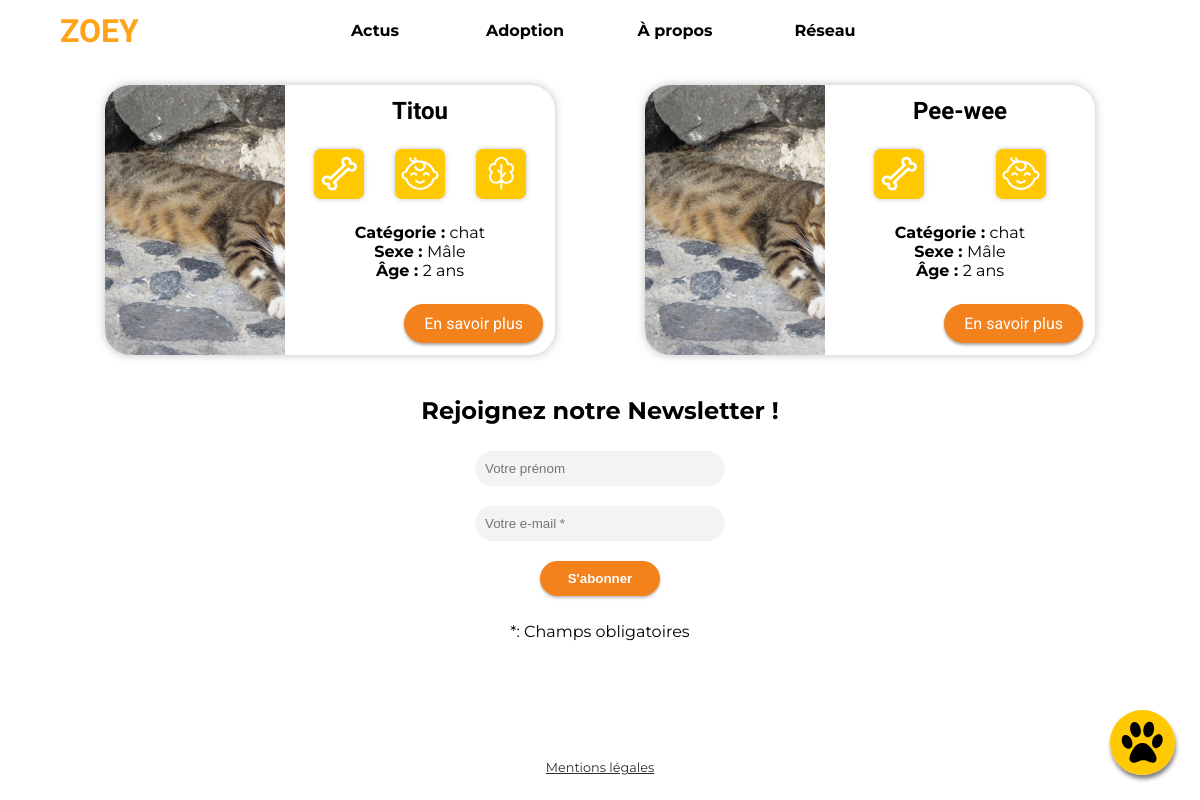
/old/prod_adoption/index.php?action=adoption, run on an earlier commit of the app's database.
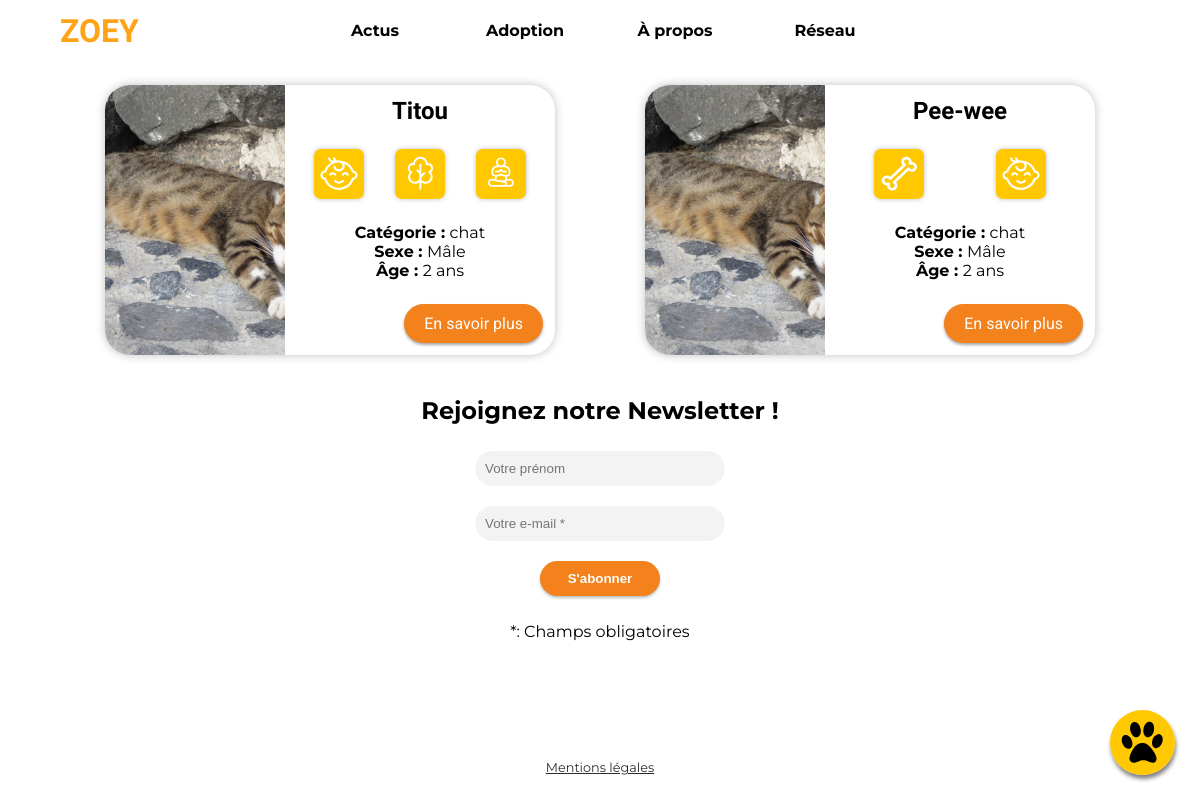
And on a later commit of the database.
### tables this page shows
CREATE TABLE `animal_a_adopter` (
  `idanimal_a_adopter` int(11) NOT NULL,
  `nom` varchar(45) DEFAULT NULL,
  `sexe` tinyint(1) NOT NULL,
  `photo` varchar(45) DEFAULT NULL,
  `description` mediumtext DEFAULT NULL,
  `date_anniversaire` date DEFAULT NULL,
  `refuge_idrefuge` int(11) NOT NULL,
  `idtype` int(11) DEFAULT NULL
);

CREATE TABLE `badge` (
  `idbadge` int(11) NOT NULL,
  `nom` varchar(45) DEFAULT NULL,
  `url_icone` varchar(45) DEFAULT NULL,
  `titre` varchar(255) NOT NULL,
  `description` text NOT NULL
);

CREATE TABLE `types_animaux` (
  `idtypes_animaux` int(11) NOT NULL,
  `nom` varchar(45) DEFAULT NULL,
  `url_icone` varchar(45) DEFAULT NULL
);

### old/prod_adoption/controller/controller.php (called while the page is built, shortened)
<?php
    require_once(BASE_URL . "model/model.php");
    function printAdoption(){
        $feedAdoption = getFeedAdoption();
        require(BASE_URL . "view/adoptionView.php");
    }

### old/prod_adoption/model/model.php (called while the page is built, shortened)
<?php
function getFeedAdoption(){
    require("PDO.php");
    $db = new PDO ("mysql:host={$host};dbname={$dbname};", $username, $password, array
    (PDO::MYSQL_ATTR_INIT_COMMAND => 'SET NAMES utf8'));
    $sql = "SELECT idanimal_a_adopter idaa, aa.nom, aa.sexe, aa.photo, aa.description, aa.date_anniversaire anniversaire,
    types_animaux.nom type_nom
    FROM animal_a_adopter aa
    INNER JOIN types_animaux ON types_animaux.idtypes_animaux = aa.idtype";
    $req = $db -> prepare($sql);
    $req -> execute();
    return $req;
}
function getAdoptionAnimalBadges($animalId){
    require("PDO.php");
    $db = new PDO ("mysql:host={$host};dbname={$dbname};", $username, $password, array
    (PDO::MYSQL_ATTR_INIT_COMMAND => 'SET NAMES utf8'));
    $sql = "SELECT idbadge, url_icone
    FROM animal_a_adopter_has_badge aahasbadge
    INNER JOIN badge ON badge.idbadge = aahasbadge.badge_idbadge
    INNER JOIN animal_a_adopter aa ON aa.idanimal_a_adopter = aahasbadge.animal_a_adopter_idanimal_a_adopter
    WHERE idanimal_a_adopter = ?;";
    $req = $db -> prepare($sql);
    $req -> execute(array($animalId));
    return $req;
}

### old/prod_adoption/view/adoptionView.php (the view, shortened to what this page needs)
<main>
<?php
while ($animal = $feedAdoption->fetch())
{
    $adoptionAnimalBadges = getAdoptionAnimalBadges($animal['idaa']);
    $date1 = new DateTime(date('Y-m-d', time()));
    $date2 = new DateTime($animal['anniversaire']);
    $interval = $date1->diff($date2);
    $ageAA = $interval->y;
?>
    <article class="card">
        <div class="img" style="background-image: url('<?= BASE_URL . 'public/images/upload/' . htmlspecialchars($animal['photo']) ?>');"></div>
        <div class="desc">
            <h2 class="title2"><?= htmlspecialchars($animal['nom']) ?></h2>
            <div class="badges">
                <?php
                while ($badge = $adoptionAnimalBadges->fetch()){
                    ?>
                         <img class="badge" src="public/images/badges/<?= $badge['url_icone'] ?>" alt="">
                        <?php
                }
                ?>
            </div>
            <p>
                <strong>Catégorie : </strong><?= htmlspecialchars($animal['type_nom']) ?><br>
                <strong>Sexe : </strong>
                <?php
                    switch ($animal['sexe']){
                        case 0:
                            echo 'Mâle';
                            break;
                    }
                ?><br>
                <?php
                if ($ageAA < 200){
                    ?>
                    <strong>Âge : </strong><?= $ageAA ?> ans<br>
                    <?php
                }
                ?>
            </p>
            <a href="index.php?action=adoption&id=<?= htmlspecialchars($animal['idaa']) ?>" class="btn">En savoir plus</a>
        </div>
    </article>
<?php
}
?>
</main>
<?php
    $viewContent = ob_get_clean();
    ob_start(); ?>
    <link rel="stylesheet" href="<?= BASE_URL ?>public/css/style_adoption.css" />
<?php
    $stylesBlock = ob_get_clean();
    ob_start(); ?>
<?php
    require(BASE_URL . 'public/template/template.php');

### old/prod_adoption/index.php (shortened to what this page needs)
<?php
    require("controller/controller.php");
try{
    if (isset($_GET['action'])) {
        if ($_GET['action'] == 'blog') {
            if (isset($_GET['id'])) {
                printArticle();
            }
            else{
                printBlog();
            }
        } else if ($_GET['action'] == 'legal'){
            printLegal();
        } else if ($_GET['action'] == 'adoption'){
            if (isset($_GET['id'])) {
                printAdoptionAnimal();
            }
            else{
                printAdoption();
            }
        } else if ($_GET['action'] == 'newsletter'){
            printNewsletter();
        } else if ($_GET['action'] == 'connect'){
            printConnect();
        }
    } else {
        printPresentation();
    }
} catch (Exception $e) {
    $errorMsg = $e->getMessage();
    require(BASE_URL . "view/errorView.php");
}

### old/prod_adoption/public/template/template.php (shortened to what this page needs)
<!DOCTYPE html>
<html lang="fr">
<head>
    <link rel="stylesheet" href="<?= BASE_URL ?>public/css/style_old.css">
    <link rel="stylesheet" href="<?= BASE_URL ?>public/css/style.css">
    <?php if (isset($stylesBlock)) echo $stylesBlock ?>
</head>
<body>
    <header><h1><a href="index.php?action=blog">ZOEY</a></h1>
    </header>
    <nav class="menu">
        <div class="menuInner">
            <a href="index.php?action=blog"><img src="<?= BASE_URL ?>public/images/icons/actus.svg" alt="Page actus"><h2>Actus</h2></a>
            <a href="index.php?action=adoption"><img src="<?= BASE_URL ?>public/images/icons/adoption.svg" alt="Page adoption"><h2>Adoption</h2></a>
        </div>
        <div class="menuInner">
            <a href="index.php?action=presentation"><img src="<?= BASE_URL ?>public/images/icons/profil.svg" alt="Page qui sommes-nous ?"><h2>À propos</h2></a>
            <a href="index.php?action=newsletter"><img src="<?= BASE_URL ?>public/images/icons/forum.svg" alt="Réseau social zoey"><h2>Réseau</h2></a>
        </div>
    </nav>
    <a class="feed" href=""><img src="<?= BASE_URL ?>public/images/icons/feed.svg" alt=""></a>
    <?= $viewContent ?>
    <?php
    if (isset($printNewsletter) && !$printNewsletter){
        $printNewsletter = true;
    } else {
        ?>
            <form class="newsletter" id="newsletterForm">
                <h1>Rejoignez notre Newsletter !</h1>
                <input type="text" name="prenom" id="newsletterName" placeholder="Votre prénom">
                <input type="email" name="email" id="newsletterMail" placeholder="Votre e-mail *" required>
                <input type="submit" value="S'abonner" id="submitNewsletter">
                <p>*: Champs obligatoires</p>
            </form>
        <?php
    }
    ?>
    <div class="legalLink">
        <a href="index.php?action=legal">Mentions légales</a>
    </div>
</body>
</html>

### dev_project/public/css/style.css (style rules this page uses)
body { margin: 0; padding: 0 0 150px 0; display: flex; align-items: center; justify-content: center; flex-direction: column; font-family: "Montserrat", sans-serif; scrollbar-color: #f3811c rgb(230, 230, 230); scrollbar-width: thin; }
input { border: none; background-color: #F3F3F3; border-radius: 25px; padding: 5px 10px; margin: 10px; color: #949393; height: fit-content; height: -moz-fit-content; min-height: 25px; }
input[type="submit"] { width: 120px; height: fit-content; height: -moz-fit-content; background: #f3811c; padding: 10px 20px 10px 20px; font-weight: bold; color: white; box-shadow: 0px 2px 3px 0px rgba(0, 0, 0, 0.25); transition: 0.25s ease-in-out; }
input[name="email"], input[name="prenom"] { width: 230px; }
.btn { font-family: "Roboto", sans-serif; font-size: 1rem; text-decoration: none; text-align: center; color: white; background-color: #f3811c; padding: 10px 20px 10px 20px; height: fit-content; height: -moz-fit-content; width: fit-content; width: -moz-fit-content; border-radius: 20px; box-shadow: 0px 2px 3px 0px rgba(0, 0, 0, 0.35); transition: 0.25s ease-in-out; }
header { display: flex; align-items: center; justify-content: space-between; height: 60px; width: 90%; padding: 0 5%; }
header>h1 a { text-decoration: none; font-family: 'Exo 2', sans-serif; margin: 0; color: #FFA319; cursor: pointer; }
.menu { padding: 0; margin: 0; height: 100px; width: 100vw; display: flex; justify-content: center; min-width: 112px; position: fixed; bottom: -10px; z-index: 1010; }
.feed { z-index: 1000; position: fixed; transform: translate(-50%, 50%); width: 65px; height: 65px; left: 50%; bottom: 105px; border-radius: 100%; box-shadow: 1px 4px 4px rgba(0, 0, 0, 0.5); }
.feed img { height: 100%; width: 100%; }
.menuInner { background-color: white; width: calc(50vw - 54px); height: 100px; display: flex; justify-content: center; }
.menuInner>a { display: flex; flex-direction: column; align-items: center; justify-content: center; text-decoration: none; color: black; height: 100%; width: 50%; }
.menu h2 { margin: 5px 0 0 0; font-size: 0.75rem; text-align: center; white-space: nowrap; }
.newsletter { display: flex; flex-direction: column; align-items: center; }
.newsletter h1 { text-align: center; }
#submitNewsletter { cursor: pointer; }
@media (min-width: 800px) { body { padding: 60px 0 0 0; } }
@media (min-width: 800px) { .newsletter { justify-content: center; } }
@media (min-width: 800px) { .newsletter h1 { font-size: 1.5rem; } }
@media (min-width: 800px) { .newsletter p { align-self: unset; } }
@media (min-width: 800px) { .feed { left: auto; right: 25px; bottom: 25px; transform: translate(0%, 0%); transition: 0.25s ease-in-out; } }
@media (min-width: 800px) { header { z-index: 100; top: 0; position: fixed; background-color: rgba(255, 255, 255, 0.75); } }
@media (min-width: 800px) { .menuInner { background-color: initial; height: 100%; width: 25vw; } }
@media (min-width: 800px) { .menuInner>a { transition: 0.25s ease-in-out; } }
@media (min-width: 800px) { .menuInner h2 { font-size: 1rem; margin: 0; } }
@media (min-width: 800px) { .menu { height: 60px; width: 50vw; margin: auto; margin-top: 0; margin-bottom: 0; top: 0; } }
.legalLink { margin-top: 100px; margin-bottom: 20px; }
.legalLink a { color: rgb(44, 44, 44); font-size: 0.8rem; }

What changed in the data, as far as the page shows it:
computed for animal_a_adopter "Titou": loses badge (url_icone (picture))
added badge: url_icone (picture), shown under animal_a_adopter "Titou"
